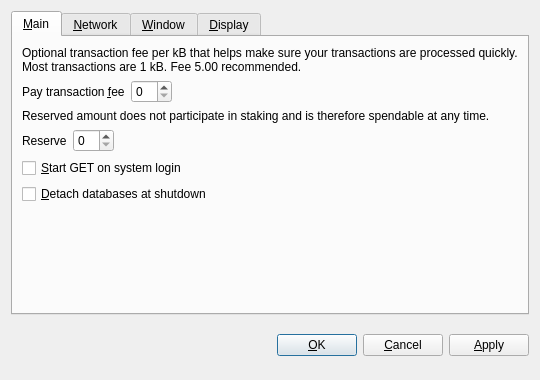
<?xml version="1.0" encoding="UTF-8"?>
<ui version="4.0">
 <class>OptionsDialog</class>
 <widget class="QDialog" name="OptionsDialog">
  <property name="geometry">
   <rect>
    <x>0</x>
    <y>0</y>
    <width>540</width>
    <height>380</height>
   </rect>
  </property>
  <property name="windowTitle">
   <string>Options</string>
  </property>
  <property name="modal">
   <bool>true</bool>
  </property>
  <layout class="QVBoxLayout" name="verticalLayout">
   <item>
    <widget class="QTabWidget" name="tabWidget">
     <property name="tabPosition">
      <enum>QTabWidget::North</enum>
     </property>
     <property name="currentIndex">
      <number>0</number>
     </property>
     <widget class="QWidget" name="tabMain">
      <attribute name="title">
       <string>&amp;Main</string>
      </attribute>
      <layout class="QVBoxLayout" name="verticalLayout_Main">
       <item>
        <widget class="QLabel" name="transactionFeeInfoLabel">
         <property name="text">
          <string>Optional transaction fee per kB that helps make sure your transactions are processed quickly. Most transactions are 1 kB. Fee 5.00 recommended.</string>
         </property>
         <property name="textFormat">
          <enum>Qt::PlainText</enum>
         </property>
         <property name="wordWrap">
          <bool>true</bool>
         </property>
        </widget>
       </item>
       <item>
        <layout class="QHBoxLayout" name="horizontalLayoutFee">
         <item>
          <widget class="QLabel" name="transactionFeeLabel">
           <property name="text">
            <string>Pay transaction &amp;fee</string>
           </property>
           <property name="textFormat">
            <enum>Qt::PlainText</enum>
           </property>
           <property name="buddy">
            <cstring>transactionFee</cstring>
           </property>
          </widget>
         </item>
         <item>
          <widget class="BitcoinAmountField" name="transactionFee"/>
         </item>
         <item>
          <spacer name="horizontalSpacerFee">
           <property name="orientation">
            <enum>Qt::Horizontal</enum>
           </property>
           <property name="sizeHint" stdset="0">
            <size>
             <width>40</width>
             <height>20</height>
            </size>
           </property>
          </spacer>
         </item>
        </layout>
       </item>
       <item>
        <widget class="QLabel" name="reserveBalanceInfoLabel">
         <property name="text">
          <string>Reserved amount does not participate in staking and is therefore spendable at any time.</string>
         </property>
         <property name="textFormat">
          <enum>Qt::PlainText</enum>
         </property>
         <property name="wordWrap">
          <bool>true</bool>
         </property>
        </widget>
       </item>
       <item>
        <layout class="QHBoxLayout" name="horizontalLayoutReserveBalance">
         <item>
          <widget class="QLabel" name="reserveBalanceLabel">
           <property name="text">
            <string>Reserve</string>
           </property>
           <property name="textFormat">
            <enum>Qt::PlainText</enum>
           </property>
           <property name="buddy">
            <cstring>reserveBalance</cstring>
           </property>
          </widget>
         </item>
         <item>
          <widget class="BitcoinAmountField" name="reserveBalance"/>
         </item>
         <item>
          <spacer name="horizontalSpacerReserveBalance">
           <property name="orientation">
            <enum>Qt::Horizontal</enum>
           </property>
           <property name="sizeHint" stdset="0">
            <size>
             <width>40</width>
             <height>20</height>
            </size>
           </property>
          </spacer>
         </item>
        </layout>
       </item>
       <item>
        <widget class="QCheckBox" name="bitcoinAtStartup">
         <property name="toolTip">
          <string>Automatically start GET after logging in to the system.</string>
         </property>
         <property name="text">
          <string>&amp;Start GET on system login</string>
         </property>
        </widget>
       </item>
       <item>
        <widget class="QCheckBox" name="detachDatabases">
         <property name="toolTip">
          <string>Detach block and address databases at shutdown. This means they can be moved to another data directory, but it slows down shutdown. The wallet is always detached.</string>
         </property>
         <property name="text">
          <string>&amp;Detach databases at shutdown</string>
         </property>
        </widget>
       </item>
       <item>
        <spacer name="verticalSpacer_Main">
         <property name="orientation">
          <enum>Qt::Vertical</enum>
         </property>
         <property name="sizeHint" stdset="0">
          <size>
           <width>20</width>
           <height>40</height>
          </size>
         </property>
        </spacer>
       </item>
      </layout>
     </widget>
     <widget class="QWidget" name="tabNetwork">
      <attribute name="title">
       <string>&amp;Network</string>
      </attribute>
      <layout class="QVBoxLayout" name="verticalLayout_Network">
       <item>
        <widget class="QCheckBox" name="mapPortUpnp">
         <property name="toolTip">
          <string>Automatically open the GET client port on the router. This only works when your router supports UPnP and it is enabled.</string>
         </property>
         <property name="text">
          <string>Map port using &amp;UPnP</string>
         </property>
        </widget>
       </item>
       <item>
        <widget class="QCheckBox" name="connectSocks">
         <property name="toolTip">
          <string>Connect to the GET network through a SOCKS proxy (e.g. when connecting through Tor).</string>
         </property>
         <property name="text">
          <string>&amp;Connect through SOCKS proxy:</string>
         </property>
        </widget>
       </item>
       <item>
        <layout class="QHBoxLayout" name="horizontalLayout_Network">
         <item>
          <widget class="QLabel" name="proxyIpLabel">
           <property name="text">
            <string>Proxy &amp;IP:</string>
           </property>
           <property name="textFormat">
            <enum>Qt::PlainText</enum>
           </property>
           <property name="buddy">
            <cstring>proxyIp</cstring>
           </property>
          </widget>
         </item>
         <item>
          <widget class="QValidatedLineEdit" name="proxyIp">
           <property name="maximumSize">
            <size>
             <width>140</width>
             <height>16777215</height>
            </size>
           </property>
           <property name="toolTip">
            <string>IP address of the proxy (e.g. 127.0.0.1)</string>
           </property>
          </widget>
         </item>
         <item>
          <widget class="QLabel" name="proxyPortLabel">
           <property name="text">
            <string>&amp;Port:</string>
           </property>
           <property name="textFormat">
            <enum>Qt::PlainText</enum>
           </property>
           <property name="buddy">
            <cstring>proxyPort</cstring>
           </property>
          </widget>
         </item>
         <item>
          <widget class="QLineEdit" name="proxyPort">
           <property name="maximumSize">
            <size>
             <width>55</width>
             <height>16777215</height>
            </size>
           </property>
           <property name="toolTip">
            <string>Port of the proxy (e.g. 9050)</string>
           </property>
          </widget>
         </item>
         <item>
          <widget class="QLabel" name="socksVersionLabel">
           <property name="text">
            <string>SOCKS &amp;Version:</string>
           </property>
           <property name="textFormat">
            <enum>Qt::PlainText</enum>
           </property>
           <property name="buddy">
            <cstring>socksVersion</cstring>
           </property>
          </widget>
         </item>
         <item>
          <widget class="QValueComboBox" name="socksVersion">
           <property name="toolTip">
            <string>SOCKS version of the proxy (e.g. 5)</string>
           </property>
          </widget>
         </item>
         <item>
          <spacer name="horizontalSpacer_Network">
           <property name="orientation">
            <enum>Qt::Horizontal</enum>
           </property>
           <property name="sizeHint" stdset="0">
            <size>
             <width>40</width>
             <height>20</height>
            </size>
           </property>
          </spacer>
         </item>
        </layout>
       </item>
       <item>
        <spacer name="verticalSpacer_Network">
         <property name="orientation">
          <enum>Qt::Vertical</enum>
         </property>
         <property name="sizeHint" stdset="0">
          <size>
           <width>20</width>
           <height>40</height>
          </size>
         </property>
        </spacer>
       </item>
      </layout>
     </widget>
     <widget class="QWidget" name="tabWindow">
      <attribute name="title">
       <string>&amp;Window</string>
      </attribute>
      <layout class="QVBoxLayout" name="verticalLayout_Window">
       <item>
        <widget class="QCheckBox" name="minimizeToTray">
         <property name="toolTip">
          <string>Show only a tray icon after minimizing the window.</string>
         </property>
         <property name="text">
          <string>&amp;Minimize to the tray instead of the taskbar</string>
         </property>
        </widget>
       </item>
       <item>
        <widget class="QCheckBox" name="minimizeOnClose">
         <property name="toolTip">
          <string>Minimize instead of exit the application when the window is closed. When this option is enabled, the application will be closed only after selecting Quit in the menu.</string>
         </property>
         <property name="text">
          <string>M&amp;inimize on close</string>
         </property>
        </widget>
       </item>
       <item>
        <spacer name="verticalSpacer_Window">
         <property name="orientation">
          <enum>Qt::Vertical</enum>
         </property>
         <property name="sizeHint" stdset="0">
          <size>
           <width>20</width>
           <height>40</height>
          </size>
         </property>
        </spacer>
       </item>
      </layout>
     </widget>
     <widget class="QWidget" name="tabDisplay">
      <attribute name="title">
       <string>&amp;Display</string>
      </attribute>
      <layout class="QVBoxLayout" name="verticalLayout_Display">
       <item>
        <layout class="QHBoxLayout" name="horizontalLayout_1_Display">
         <item>
          <widget class="QLabel" name="langLabel">
           <property name="text">
            <string>User Interface &amp;language:</string>
           </property>
           <property name="textFormat">
            <enum>Qt::PlainText</enum>
           </property>
           <property name="buddy">
            <cstring>lang</cstring>
           </property>
          </widget>
         </item>
         <item>
          <widget class="QValueComboBox" name="lang">
           <property name="toolTip">
            <string>The user interface language can be set here. This setting will take effect after restarting GET.</string>
           </property>
          </widget>
         </item>
        </layout>
       </item>
       <item>
        <layout class="QHBoxLayout" name="horizontalLayout_2_Display">
         <item>
          <widget class="QLabel" name="unitLabel">
           <property name="text">
            <string>&amp;Unit to show amounts in:</string>
           </property>
           <property name="textFormat">
            <enum>Qt::PlainText</enum>
           </property>
           <property name="buddy">
            <cstring>unit</cstring>
           </property>
          </widget>
         </item>
         <item>
          <widget class="QValueComboBox" name="unit">
           <property name="toolTip">
            <string>Choose the default subdivision unit to show in the interface and when sending coins.</string>
           </property>
          </widget>
         </item>
        </layout>
       </item>
       <item>
        <widget class="QCheckBox" name="displayAddresses">
         <property name="toolTip">
          <string>Whether to show GET addresses in the transaction list or not.</string>
         </property>
         <property name="text">
          <string>&amp;Display addresses in transaction list</string>
         </property>
        </widget>
       </item>
       <item>
        <widget class="QCheckBox" name="coinControlFeatures">
         <property name="toolTip">
          <string>Whether to show coin control features or not.</string>
         </property>
         <property name="text">
          <string>Display coin &amp;control features (experts only!)</string>
         </property>
        </widget>
       </item>
       <item>
        <spacer name="verticalSpacer_Display">
         <property name="orientation">
          <enum>Qt::Vertical</enum>
         </property>
         <property name="sizeHint" stdset="0">
          <size>
           <width>20</width>
           <height>40</height>
          </size>
         </property>
        </spacer>
       </item>
      </layout>
     </widget>
    </widget>
   </item>
   <item>
    <layout class="QHBoxLayout" name="horizontalLayout_Buttons">
     <item>
      <spacer name="horizontalSpacer_1">
       <property name="orientation">
        <enum>Qt::Horizontal</enum>
       </property>
       <property name="sizeHint" stdset="0">
        <size>
         <width>40</width>
         <height>48</height>
        </size>
       </property>
      </spacer>
     </item>
     <item>
      <widget class="QLabel" name="statusLabel">
       <property name="font">
        <font>
         <weight>75</weight>
         <bold>true</bold>
        </font>
       </property>
       <property name="text">
        <string/>
       </property>
       <property name="textFormat">
        <enum>Qt::PlainText</enum>
       </property>
       <property name="wordWrap">
        <bool>true</bool>
       </property>
      </widget>
     </item>
     <item>
      <spacer name="horizontalSpacer_2">
       <property name="orientation">
        <enum>Qt::Horizontal</enum>
       </property>
       <property name="sizeHint" stdset="0">
        <size>
         <width>40</width>
         <height>48</height>
        </size>
       </property>
      </spacer>
     </item>
     <item>
      <widget class="QPushButton" name="okButton">
       <property name="text">
        <string>&amp;OK</string>
       </property>
      </widget>
     </item>
     <item>
      <widget class="QPushButton" name="cancelButton">
       <property name="text">
        <string>&amp;Cancel</string>
       </property>
       <property name="autoDefault">
        <bool>false</bool>
       </property>
      </widget>
     </item>
     <item>
      <widget class="QPushButton" name="applyButton">
       <property name="text">
        <string>&amp;Apply</string>
       </property>
       <property name="autoDefault">
        <bool>false</bool>
       </property>
      </widget>
     </item>
    </layout>
   </item>
  </layout>
 </widget>
 <customwidgets>
  <customwidget>
   <class>BitcoinAmountField</class>
   <extends>QSpinBox</extends>
   <header>bitcoinamountfield.h</header>
  </customwidget>
  <customwidget>
   <class>QValueComboBox</class>
   <extends>QComboBox</extends>
   <header>qvaluecombobox.h</header>
  </customwidget>
  <customwidget>
   <class>QValidatedLineEdit</class>
   <extends>QLineEdit</extends>
   <header>qvalidatedlineedit.h</header>
  </customwidget>
 </customwidgets>
 <resources/>
 <connections/>
</ui>
